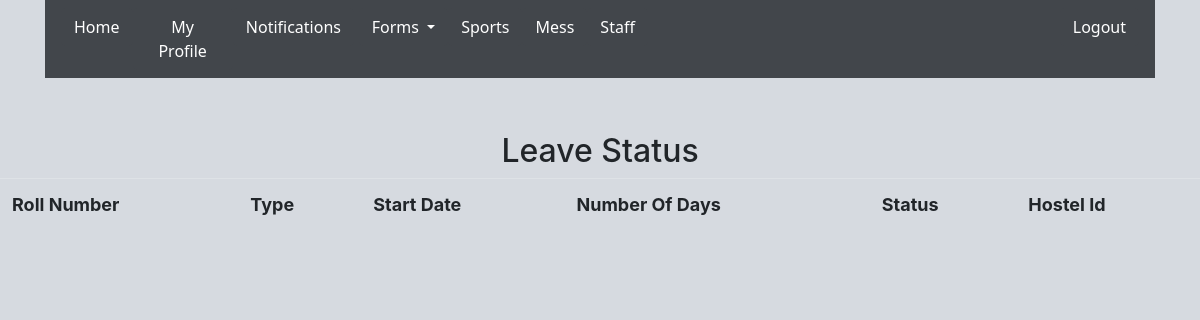
/leave_status.php (signed in), run on an earlier commit of the app's database.
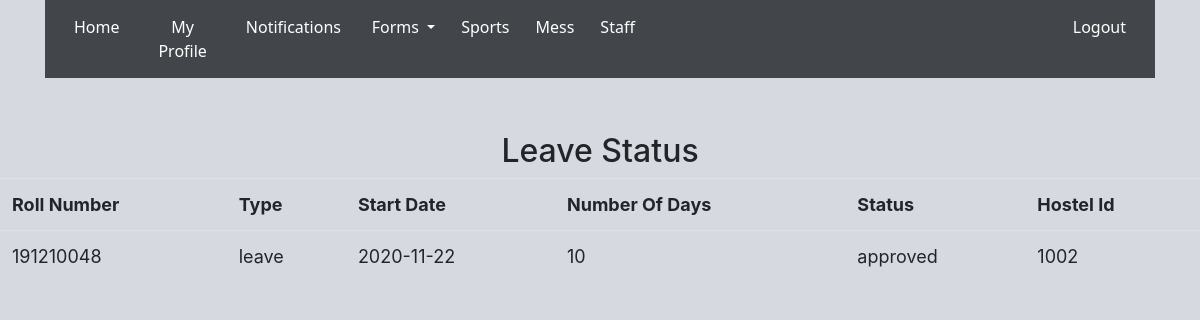
And on a later commit of the database.
### tables this page shows
CREATE TABLE `leaveform` (
  `rollno` varchar(10) NOT NULL,
  `type` varchar(30) NOT NULL,
  `start_date` date NOT NULL,
  `no_of_days` int(11) NOT NULL,
  `status` varchar(9) NOT NULL DEFAULT 'pending',
  `hostel_id` varchar(10) NOT NULL
);

### leave_status.php (the view, shortened to what this page needs)
<!DOCTYPE html>
<html>
<head>
<link href="css/bootstrap-4.4.1.css" rel="stylesheet" type="text/css">
<link href="css/style.css" rel="stylesheet" type="text/css">
</head>
<body>
<div class="container">
  <nav class="navbar navbar-expand-lg navbar-light bg-light">
    <div class="collapse navbar-collapse" id="navbarSupportedContent1">
      <ul class="navbar-nav mr-auto">
        <li><button type="button" class="btn btn-primary" onclick="window.location.href='student_login.php'" >Home</button></li>
        <li><button type="button" class="btn btn-primary" onclick="window.location.href='student_view.php'" >My Profile</button></li>
       <li><button type="button" class="btn btn-primary" onclick="window.location.href='message_view_personal.php'" >Notifications</button></li>
        <li class="nav-item">&nbsp;</li>
      <li><div class="btn-group">
  <button type="button" class="btn btn-primary dropdown-toggle" data-toggle="dropdown" aria-haspopup="true" aria-expanded="false">
    Forms
  </button>
</div>
</li>
     <li><button type="button" class="btn btn-primary" onclick="window.location.href='sports_status.php'" >Sports</button></li>
      <li><button type="button" class="btn btn-primary" onclick="window.location.href='mess_student_view.php'" >Mess</button></li>
        <li><button type="button" class="btn btn-primary" onclick="window.location.href='student_staff_view.php'" >Staff</button></li>
        <li class="nav-item"></li>
      <li><button type="button" class="btn btn-primary" onclick="window.location.href='logout.php'" >Logout</button></li>
      </ul>
    </div>
  </nav>
	</div>
<br><br>
<caption><h2>Leave Status</h2></caption>
<table class="table table-hover">
	<tr>
		<th>Roll Number</th>
		<th>Type</th>
		<th>Start Date</th>
		<th>Number Of Days</th>
		<th>Status</th>
		<th>Hostel Id</th>
	</tr>
<?php
  $variable = $_SESSION["Name"] ;
$ViewQuery="SELECT *
            FROM leaveform
            Where rollno = '$variable'
            ORDER BY start_date DESC" ;
$Execute=mysql_query($ViewQuery);
while($DataRows=mysql_fetch_array($Execute)){
	$Roll_Number=$DataRows['rollno'];
	$Type=$DataRows['type'];
	$Start_Date=$DataRows['start_date'];
	$Number_Of_Days=$DataRows['no_of_days'];
	$Status=$DataRows['status'];
	$Hostel_Id=$DataRows['hostel_id'];
 ?>
 <tr>
<td><?php echo $Roll_Number ;?></td>
<td><?php echo $Type; ?></td>
<td><?php echo $Start_Date; ?></td>
<td><?php echo $Number_Of_Days; ?></td>
<td><?php echo $Status; ?></td>
<td><?php echo $Hostel_Id; ?></td>
</tr>
<?php } ?>
</table>
</body>
</html>

What changed in the data, as far as the page shows it:
added leaveform: rollno "191210048", type "leave", start_date "2020-11-22", no_of_days "10", status "approved", hostel "1002"
